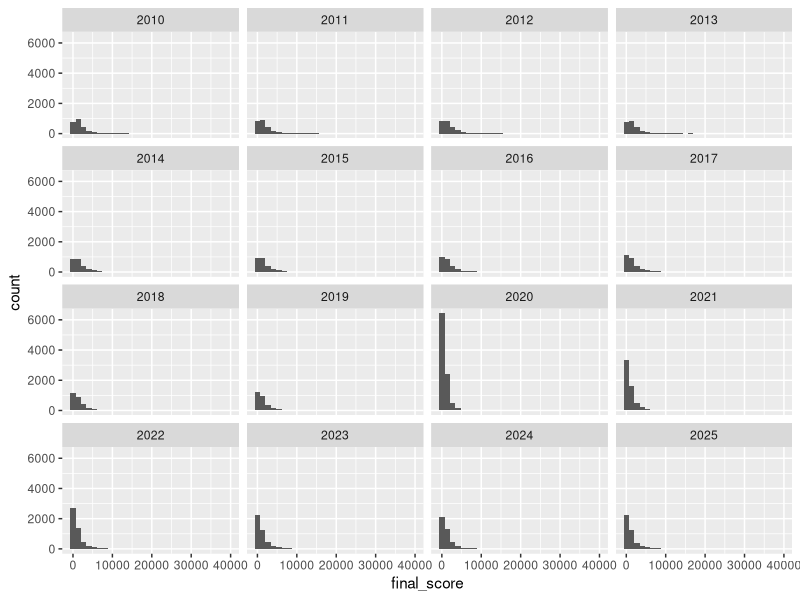

This figure's R source:
## ---- chunk 1
library(ggplot2)
## ---- chunk 2
fd <- readr::read_csv("data/aggregate/field-day-2010-2025.csv", show_col_types = FALSE)
## ---- chunk 3
fd |>
  ggplot() +
  facet_wrap(vars(year), ncol = 4) +
  geom_histogram(aes(x = final_score))
## ---- chunk 4
fd |>
  dplyr::group_by(year) |>
  dplyr::summarize(min_score = min(final_score),
                median_score = median(final_score),
                max_score = max(final_score))
